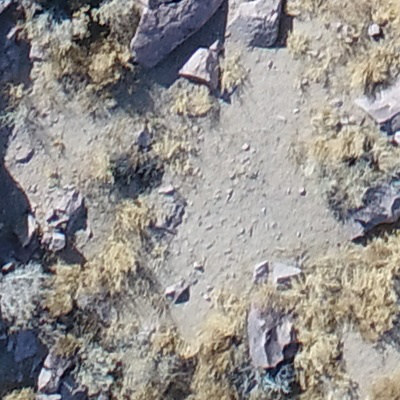
#> input picture data/rocks_unet2/allrocks/0.png, 400 x 400 px; its folder holds 4 pictures in this run
$ python visualize.py   (older library calls are emulated)
#> lines starting #> are read from the running program, lines starting #| are printed output that depends on the picture; after the words box and inside, x2 and y2 are one past the last pixel; in counts of white or black regions, pixels touching at a corner belong together; pictures that were not available may be replaced by others from this repository, and a replacement may not be noted
import numpy as np
import cv2
import matplotlib.pyplot as plt
import scipy.misc
import os

blue = (255, 50, 50) # BGR
red = (20, 20, 120)

def apply_mask(image, mask, color, alpha=0.3):
    """Apply the given mask to the image. Note the intensity should range in [0,255]
    """
    for c in range(3):
        image[:, :, c] = np.where(mask == 255,
                                  image[:, :, c] *
                                  (1 - alpha) + alpha * color[c],
                                  image[:, :, c])
    return image

if __name__=='__main__':
    files = os.listdir('.')
    files.remove('visualize.py')
    for file in files:
        if 'predict' not in file:
            if 'mask' not in file:
                img = cv2.imread(file)
#> img is the input picture: shape (400, 400, 3); mean B, G, R 142, 144.6, 148.2
                prd_file = file.split('.')[0]+"_predict.png"
                mask = cv2.imread(prd_file)
                mask = cv2.resize(mask, dsize=(400, 400), interpolation=cv2.INTER_LINEAR)[:,:,0]
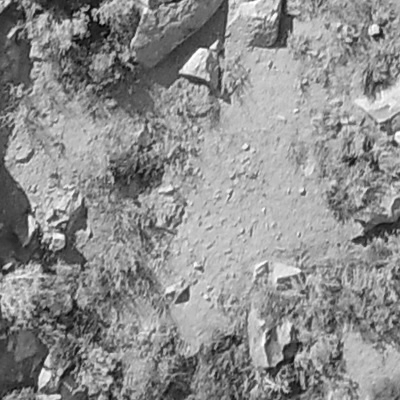
#> mask: shape (400, 400); min 3, max 255, mean 142
                mask = (mask>60)*255
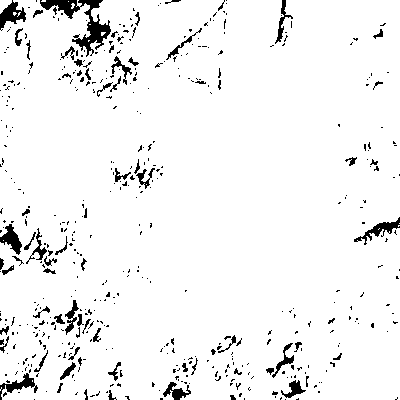
#> mask: shape (400, 400) int64; 94.9% white; 497 black regions (425 under 20 px), largest, box (x1, y1, x2, y2) and area: (40, 0, 111, 57) 1143, (0, 0, 26, 31) 367, (354, 217, 400, 245) 343

                img_ = apply_mask(img, mask, red)
#> after the loop in apply_mask, `for c in range(3):`:
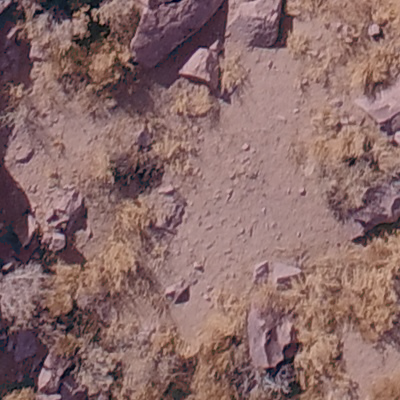
#> image: shape (400, 400, 3); mean B, G, R 105.4, 107.1, 138.2
                cv2.imwrite(file.split('.')[0]+"_mask.png", img_)
#> pass 2 of the loop `for file in files:`:
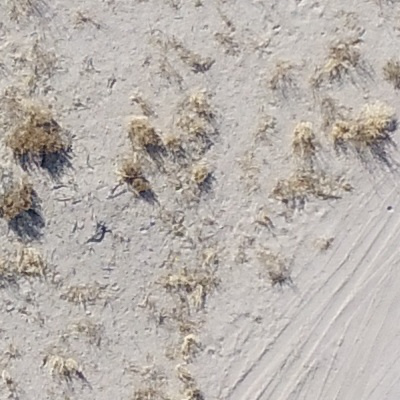
#> input picture data/rocks_unet2/allrocks/1.png, 400 x 400 px
#> img is the input picture: shape (400, 400, 3); mean B, G, R 172.6, 178, 184.4
#> `mask = (mask>60)*255`:
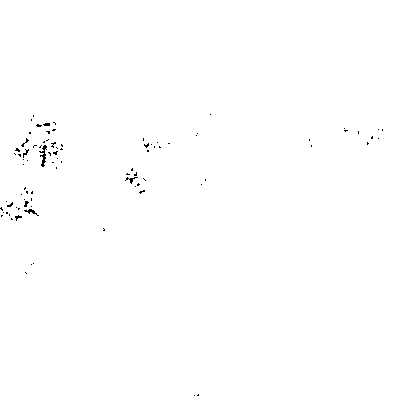
#> mask: shape (400, 400) int64; 99.7% white; black in thin lines or dots, all inside (x1, y1, x2, y2) = (0, 114, 383, 396)
#> after the loop in apply_mask (call 2), `for c in range(3):`:
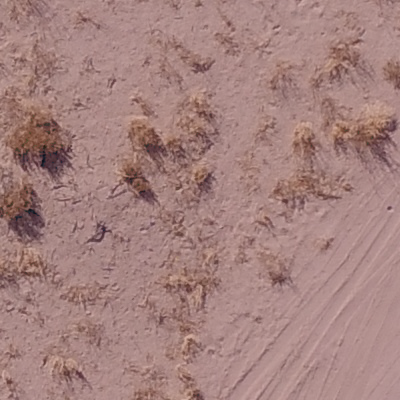
#> image: shape (400, 400, 3); mean B, G, R 126.4, 130.1, 164.6
#> pass 3 of the loop `for file in files:`:
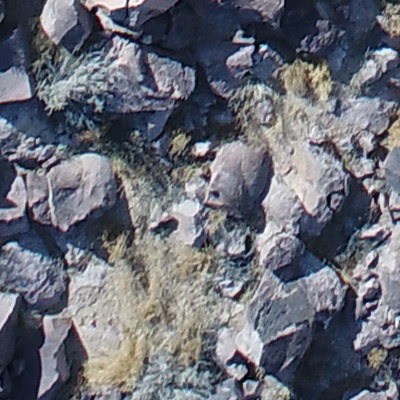
#> input picture data/rocks_unet2/allrocks/10.png, 400 x 400 px
#> img is the input picture: shape (400, 400, 3); mean B, G, R 117.5, 107.6, 104.7
#> after the loop in apply_mask (call 3), `for c in range(3):`:
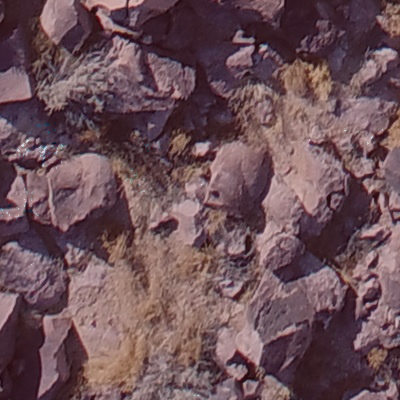
#> image: shape (400, 400, 3); mean B, G, R 87.9, 80.9, 108.8
#> (the run stopped early here; a loop or call above may not have finished)
